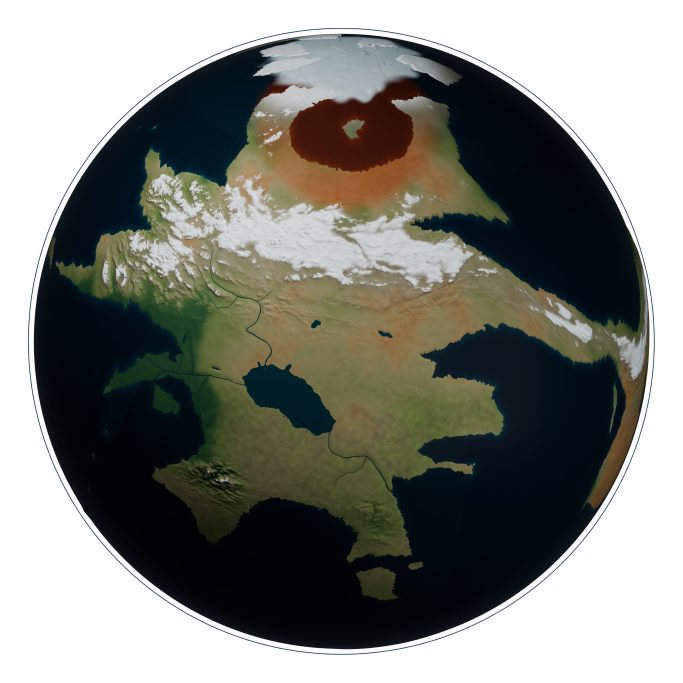
#> input picture CATWORLD_Planet/renders/01_panterra.png, 2048 x 2048 px, given in place of albedo_4096.png, which was not available (shown at 1/3 size)
$ python make_epoch_figures.py
#> lines starting #> are read from the running program, lines starting #| are printed output that depends on the picture
### CATWORLD_Planet/source/revise_southern_r6.py
"""R5: detached southern continent, continental shelf migration route, late-autumn epoch.
Run once after the R4 reshape stage. The fields are art-directed, not a climate simulation.
"""
from pathlib import Path
import json,heapq
import numpy as np
from PIL import Image,ImageDraw
from scipy.ndimage import zoom,gaussian_filter,map_coordinates,distance_transform_edt,label,binary_dilation,gaussian_filter1d
CORE=[(207.0, -27), (212.75, -22), (218.5, -21), (224.25, -15), (227.7, -16), (228.85, -23), (235.75, -22), (242.65, -20), (251.85, -22), (256.45, -26), (253.0, -29), (254.15, -35), (247.25, -33), (243.8, -35), (244.95, -40), (251.85, -44), (248.4, -48), (243.8, -47), (239.2, -43), (235.75, -46), (232.3, -51), (227.7, -53), (224.25, -48), (224.25, -42), (217.35, -44), (212.75, -40), (213.9, -35), (208.15, -34), (203.55, -31)]
SPINE=[(247, -23), (248, -28), (244, -33), (240, -38), (235, -44), (230, -48)]
CHAIN=[(253, -25), (263, -25), (273, -21), (284, -17), (294, -10), (304, -2), (313, 12)]
# Latest creator correction: closer to Panterra and farther south.
SOUTH_EAST_SHIFT=16
SOUTH_LAT_SHIFT=-5
CORE=[(lo+SOUTH_EAST_SHIFT,la+SOUTH_LAT_SHIFT) for lo,la in CORE]
SPINE=[(lo+SOUTH_EAST_SHIFT,la+SOUTH_LAT_SHIFT) for lo,la in SPINE]
def shorten_shelf(points):
 return [(lo+16*float(np.clip((313-lo)/60,0,1)),la-5*float(np.clip((313-lo)/60,0,1))) for lo,la in points]
CHAIN=shorten_shelf(CHAIN)
def smooth(x):x=np.clip(x,0,1);return x*x*(3-2*x)
# [147 lines left out: function revise, not called in this run]
# [1 lines that do not run on import are left out]

### CATWORLD_Planet/source/revise_r7.py
"""R7 natural landforms pass. Apply once after R6; all elevations remain in metres."""
from pathlib import Path
import json
import numpy as np
from PIL import Image,ImageDraw
from scipy.ndimage import map_coordinates,gaussian_filter,zoom,distance_transform_edt,label,binary_dilation

def shift_point(lo,la):
 x=lo%360;t=float(np.clip((313-x)/40,0,1));return ((x+10*t+180)%360-180,la-t)
# [107 lines left out: function revise, not called in this run]
# [1 lines that do not run on import are left out]

### CATWORLD_Planet/source/make_epoch_figures.py
"""R10: seasonal epoch, lowstand geometry, tectonic framework and visual comparison."""
from pathlib import Path
import numpy as np
from PIL import Image,ImageDraw,ImageFont
from revise_southern_r6 import SPINE as OLD_SPINE,CHAIN as OLD_CHAIN,shorten_shelf as old_shelf
from revise_r7 import shift_point
SPINE=[shift_point(*p) for p in OLD_SPINE]
from revise_r9 import CHAIN
def shorten_shelf(points):return [shift_point(*p) for p in old_shelf(points)]
B=Path(__file__).resolve().parents[1];G=B/'guide';BG='#10191f';INK='#efe7d6';MUTED='#abc2ca';TEAL='#7cdccc';GOLD='#e3b479'
def font(n,b=False):return ImageFont.truetype('/System/Library/Fonts/Supplemental/Arial'+(' Bold' if b else '')+'.ttf',n)
def text(d,p,s,n=30,col=INK,b=False):d.text(p,s,font=font(n,b),fill=col)
def base(title,sub,h=1500):
 im=Image.new('RGB',(2200,h),BG);d=ImageDraw.Draw(im);text(d,(70,45),title,44,b=True);text(d,(70,112),sub,27,MUTED);return im,d
tex=np.asarray(Image.open(B/'textures/albedo_4096.png'));h,w=tex.shape[:2];tex=np.roll(tex,w//2,axis=1)
#> further down, tex is the input picture: shape (2048, 2048, 4); mean R, G, B, A 36.9, 39.4, 34.2, 163.5
#> after `h, w = tex.shape[:2]`: h = 2048; w = 2048
#> after `tex = np.roll(tex, w // 2, axis=1)`:
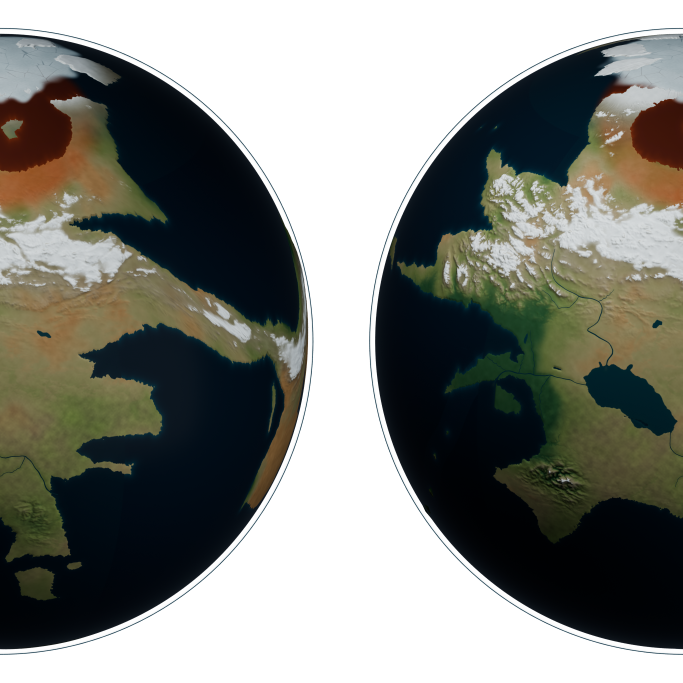
#> tex: shape (2048, 2048, 4) (shown at 1/3 size); mean R, G, B, A 36.9, 39.4, 34.2, 163.5; transparent parts drawn white
#> in base, `im = Image.new('RGB', (2200, h), BG)`:
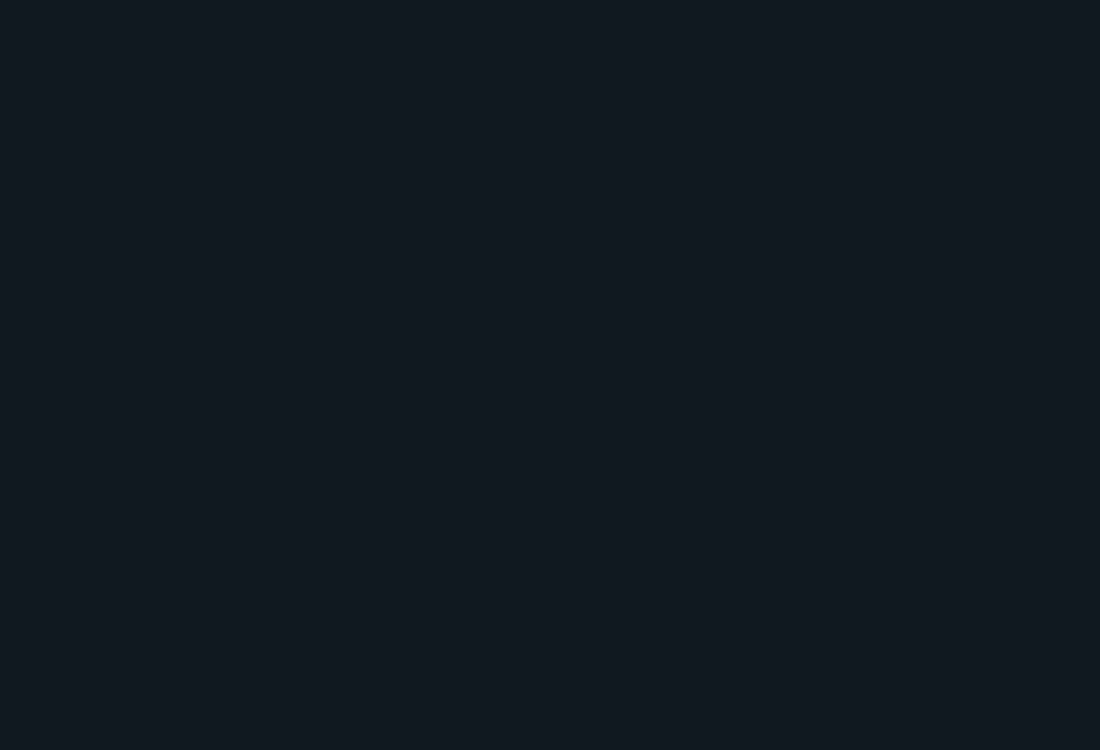
#> im: PIL image 2200x1500 RGB (shown at 1/2 size); mean R, G, B 16, 25, 31
def world_map():return Image.fromarray(tex).resize((2060,1030),Image.Resampling.LANCZOS)
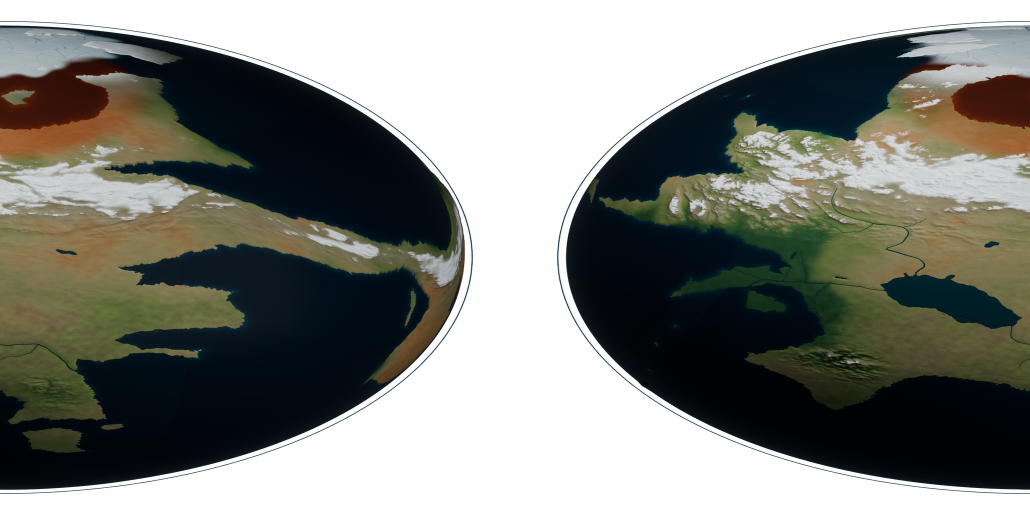
#> returned value: PIL image 2060x1030 RGBA (shown at 1/2 size); mean R, G, B, A 36.8, 38.8, 33.5, 163.5; transparent parts drawn white
def pt(lo,la):return (lo%360/360*2060,(90-la)/180*1030)
def lab(d,loc,txt,col=INK):
 x,y=pt(*loc);ft=font(25,True);bw=d.textlength(txt,font=ft);x=max(8,min(x,2050-bw));d.rounded_rectangle((x-6,y-6,x+bw+7,y+36),4,fill=BG);text(d,(x,y),txt,25,col,True)
im,d=base('CURRENT EPOCH / NORTH AUTUMN, SOUTH SPRING','Proposed Ls 255 degrees: 833 years after equinox; 167 years until northern winter solstice.')
m=world_map();q=ImageDraw.Draw(m)
for la in [60,30,0,-30,-60]:q.line([(0,pt(0,la)[1]),(2060,pt(0,la)[1])],fill='#657784',width=1)
for loc,txt in [((8,66),'BLOOD LAKE / POLAR NIGHT'),((72,47),'SNOWY NORTHERN RANGES'),((20,4),'MILD LOWLANDS'),((254,-39),'SOUTHERN SPRING'),((278,-15),'WARMING ISLAND SEAS'),((70,-78),'RELIC GROUNDED ICE'),((208,57),'SMALL NORTHERN REMNANT')]:lab(q,loc,txt)
im.paste(m,(70,185));text(d,(70,1250),'North: shorter days, growing snow and sea ice; birds move toward lower-latitude refuges.',31)
#> after `im.paste(m, (70, 185))`:
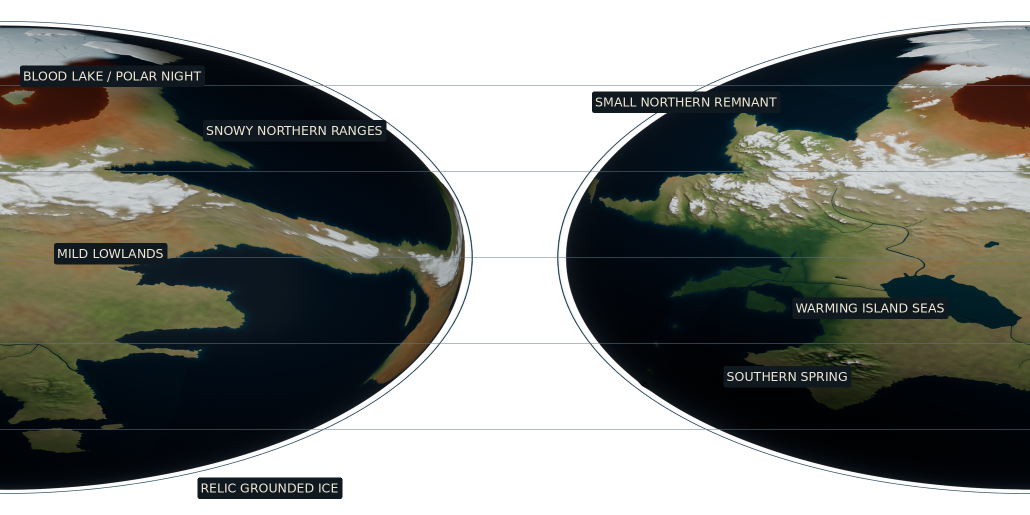
#> m: PIL image 2060x1030 RGBA (shown at 1/2 size); mean R, G, B, A 37.6, 39.9, 35, 166.3; transparent parts drawn white
#> after `im.paste(m, (70, 185))`:
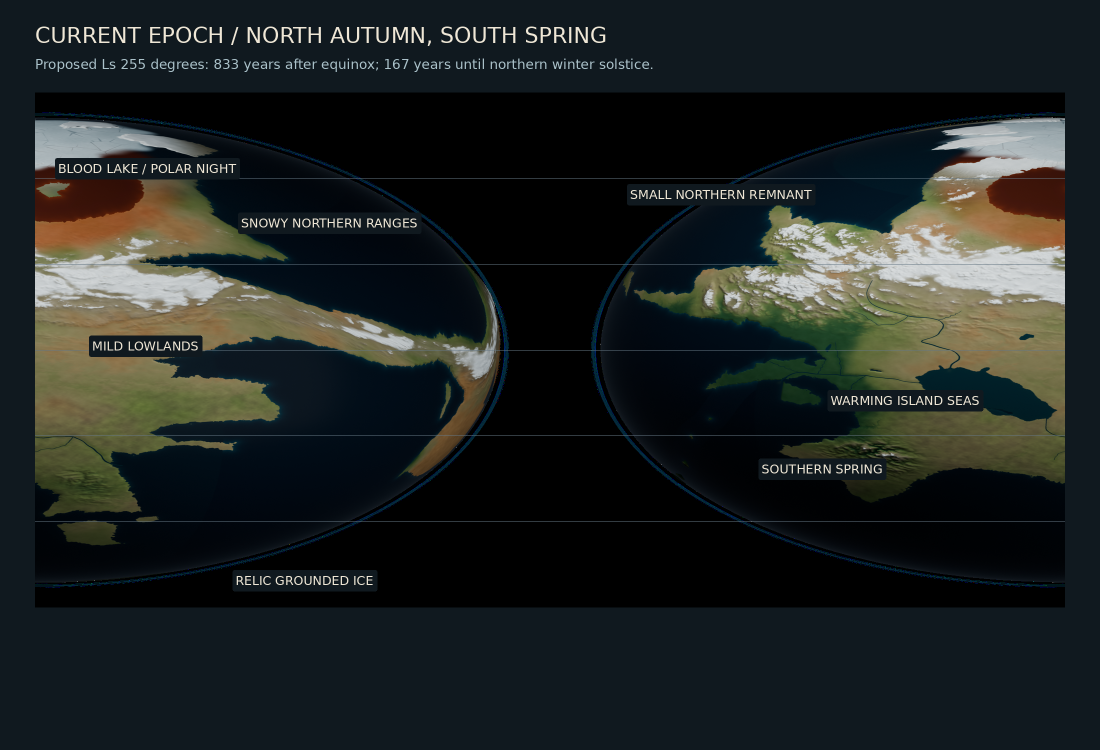
#> im: PIL image 2200x1500 RGB (shown at 1/2 size); mean R, G, B 30.9, 35.6, 34.5
text(d,(70,1300),'South: warming coasts, residual alpine glaciers; dry interior remains dry despite spring.',31)
text(d,(70,1370),'Ice extent and biome colours are design hypotheses. Reference lighting is not the actual polar-day/night pattern.',26,MUTED)
im.save(G/'Seasonal_Epoch.png')
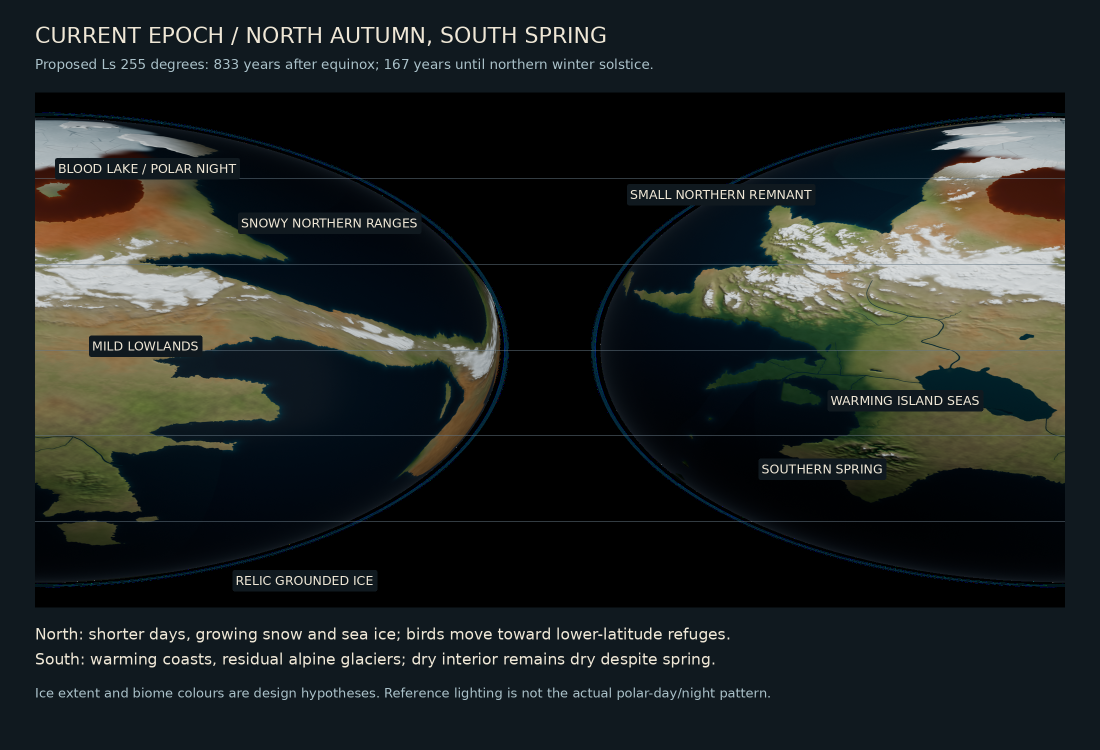
#> saved as Seasonal_Epoch.png: PIL image 2200x1500 RGB (shown at 1/2 size); mean R, G, B 32.4, 37, 35.8
#> (the run stopped early here; a loop or call above may not have finished)

$ run again, on CATWORLD_Planet/renders/02_eastern.png
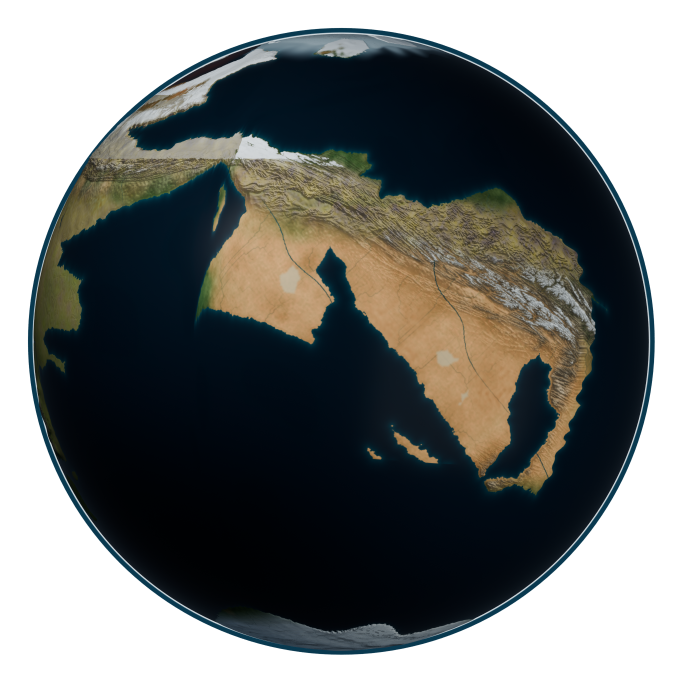
#> input picture CATWORLD_Planet/renders/02_eastern.png, 2048 x 2048 px, given in place of albedo_4096.png, which was not available (shown at 1/3 size)
#> tex is the input picture: shape (2048, 2048, 4); mean R, G, B, A 28.3, 30.7, 29.2, 167.9
#> `im.paste(m, (70, 185))`:
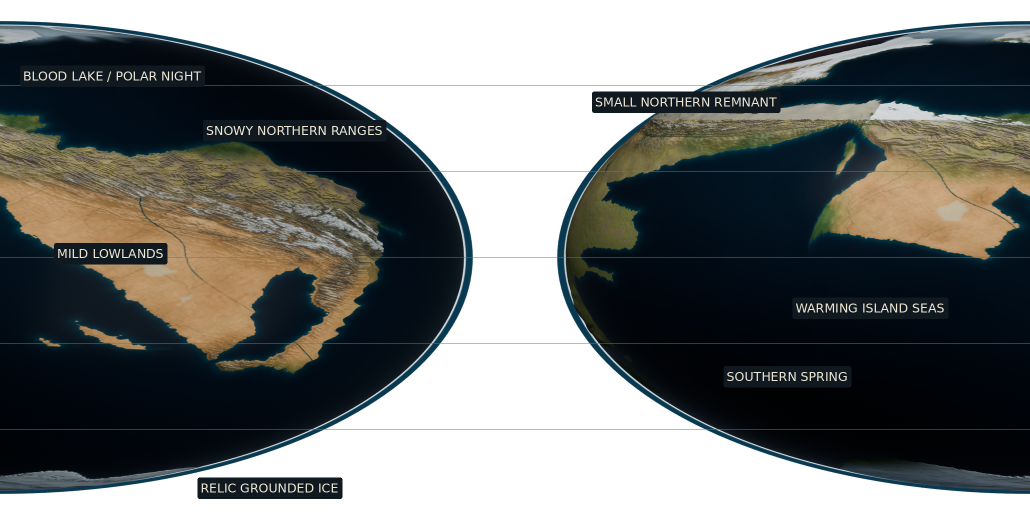
#> m: PIL image 2060x1030 RGBA (shown at 1/2 size); mean R, G, B, A 29.5, 32.3, 31, 170.5; transparent parts drawn white
#> `im.save(G/'Seasonal_Epoch.png')`:
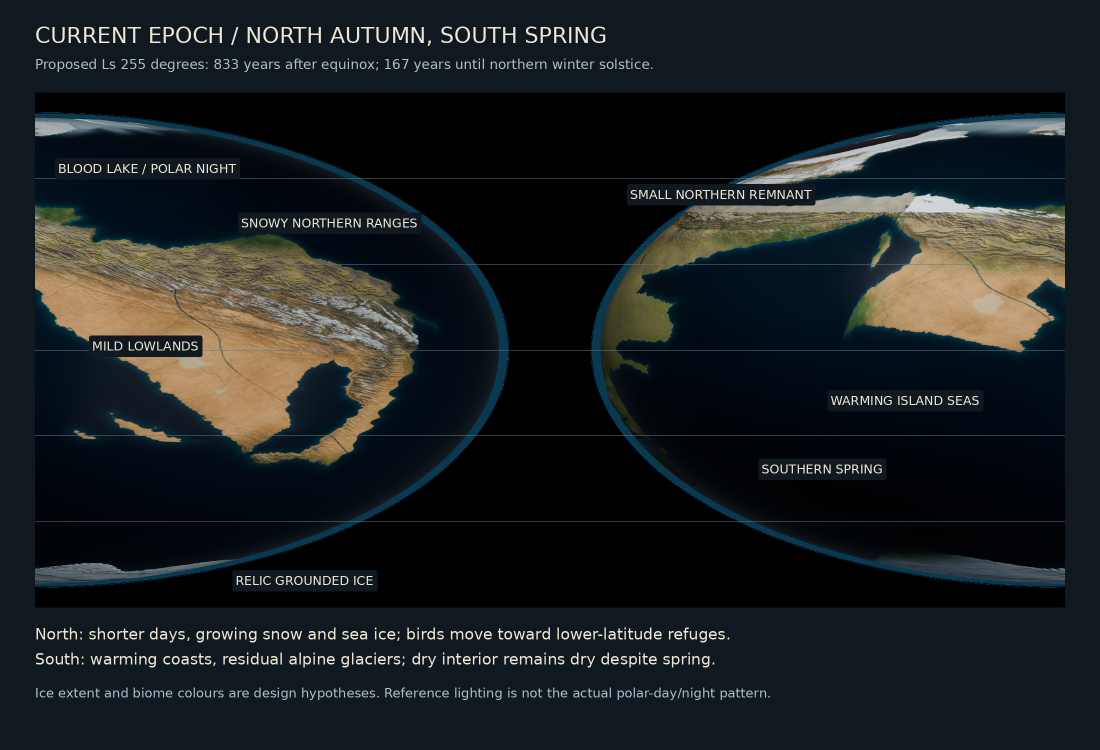
#> saved as Seasonal_Epoch.png: PIL image 2200x1500 RGB (shown at 1/2 size); mean R, G, B 27.2, 32.1, 33.3

$ run again, on CATWORLD_Planet/renders/03_western.png
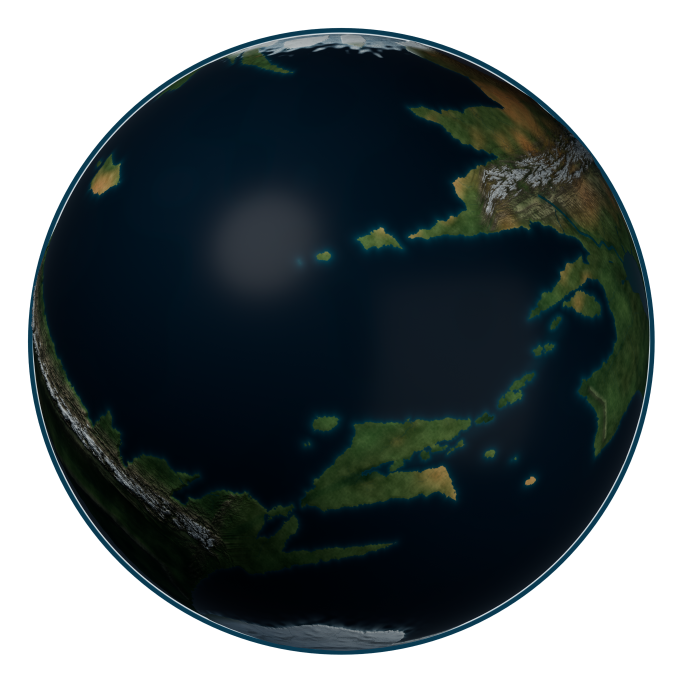
#> input picture CATWORLD_Planet/renders/03_western.png, 2048 x 2048 px, given in place of albedo_4096.png, which was not available (shown at 1/3 size)
#> tex is the input picture: shape (2048, 2048, 4); mean R, G, B, A 9.4, 17.6, 20.2, 168
#> `im.paste(m, (70, 185))`:
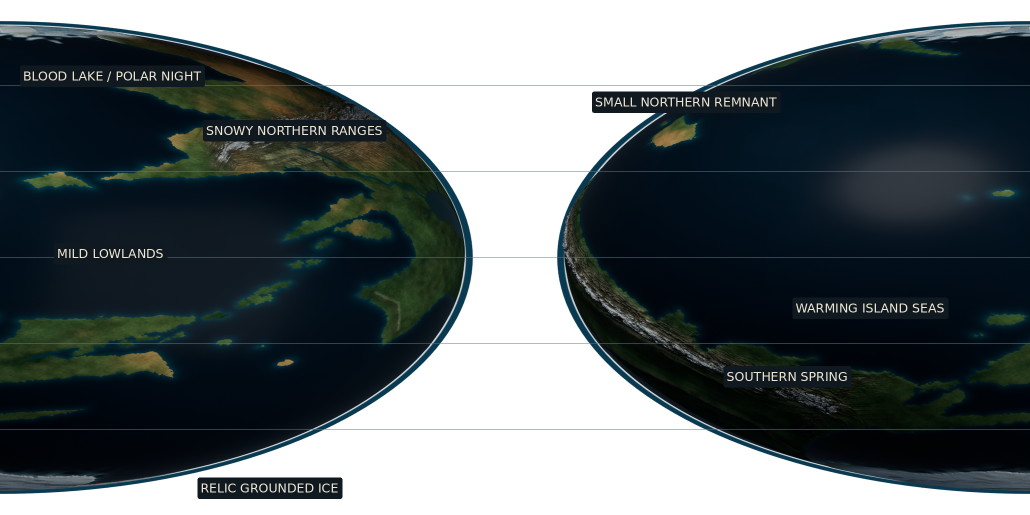
#> m: PIL image 2060x1030 RGBA (shown at 1/2 size); mean R, G, B, A 11, 19.4, 22.2, 170.6; transparent parts drawn white
#> `im.save(G/'Seasonal_Epoch.png')`:
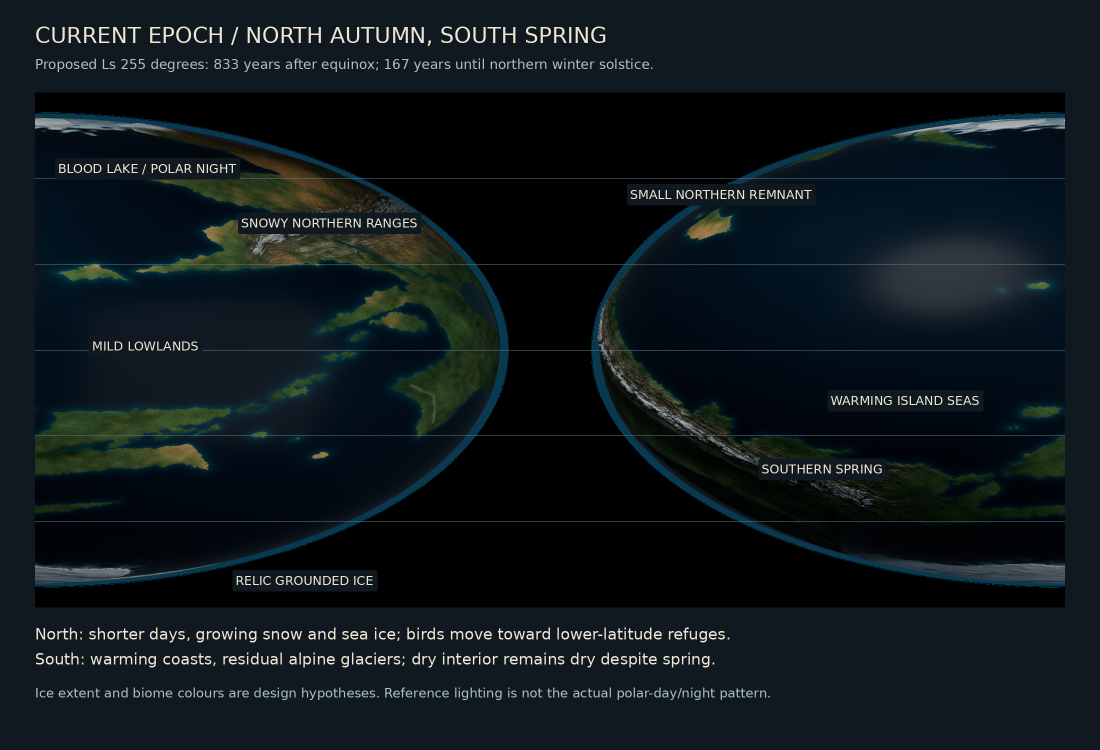
#> saved as Seasonal_Epoch.png: PIL image 2200x1500 RGB (shown at 1/2 size); mean R, G, B 15.3, 23.8, 27.6
